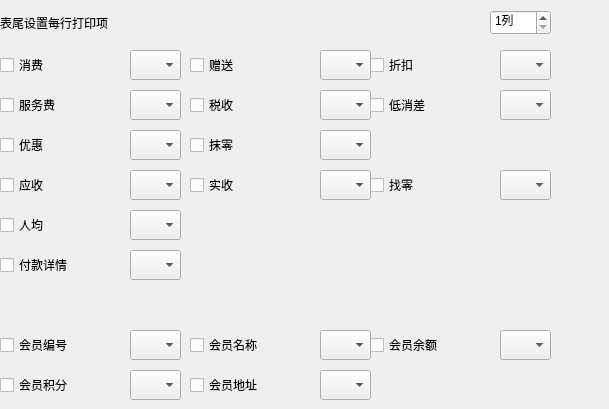
            <widget class="QWidget" name="page_3">
             <widget class="lds_checkbox_wrap" name="bp_fmt_pay_detail">
              <property name="geometry">
               <rect>
                <x>0</x>
                <y>250</y>
                <width>130</width>
                <height>30</height>
               </rect>
              </property>
              <property name="text">
               <string>付款详情</string>
              </property>
             </widget>
             <widget class="QSpinBox" name="bp_fmt_offcols">
              <property name="geometry">
               <rect>
                <x>490</x>
                <y>10</y>
                <width>61</width>
                <height>25</height>
               </rect>
              </property>
              <property name="suffix">
               <string>列</string>
              </property>
              <property name="minimum">
               <number>1</number>
              </property>
              <property name="maximum">
               <number>3</number>
              </property>
             </widget>
             <widget class="QLabel" name="label_141">
              <property name="geometry">
               <rect>
                <x>0</x>
                <y>10</y>
                <width>400</width>
                <height>25</height>
               </rect>
              </property>
              <property name="text">
               <string>表尾设置每行打印项</string>
              </property>
             </widget>
             <widget class="lds_checkbox_wrap" name="bp_fmt_cost">
              <property name="geometry">
               <rect>
                <x>0</x>
                <y>50</y>
                <width>130</width>
                <height>30</height>
               </rect>
              </property>
              <property name="text">
               <string>消费</string>
              </property>
             </widget>
             <widget class="lds_ComboBox" name="bp_fmt_cost_len">
              <property name="geometry">
               <rect>
                <x>130</x>
                <y>50</y>
                <width>51</width>
                <height>30</height>
               </rect>
              </property>
              <property name="text" stdset="0">
               <string>00</string>
              </property>
             </widget>
             <widget class="lds_checkbox_wrap" name="bp_fmt_discount">
              <property name="geometry">
               <rect>
                <x>370</x>
                <y>50</y>
                <width>120</width>
                <height>30</height>
               </rect>
              </property>
              <property name="text">
               <string>折扣</string>
              </property>
             </widget>
             <widget class="lds_ComboBox" name="bp_fmt_discount_len">
              <property name="geometry">
               <rect>
                <x>500</x>
                <y>50</y>
                <width>51</width>
                <height>30</height>
               </rect>
              </property>
              <property name="text" stdset="0">
               <string>00</string>
              </property>
             </widget>
             <widget class="lds_checkbox_wrap" name="bp_fmt_present">
              <property name="geometry">
               <rect>
                <x>190</x>
                <y>50</y>
                <width>120</width>
                <height>30</height>
               </rect>
              </property>
              <property name="text">
               <string>赠送</string>
              </property>
             </widget>
             <widget class="lds_ComboBox" name="bp_fmt_present_len">
              <property name="geometry">
               <rect>
                <x>320</x>
                <y>50</y>
                <width>51</width>
                <height>30</height>
               </rect>
              </property>
              <property name="text" stdset="0">
               <string>00</string>
              </property>
             </widget>
             <widget class="lds_checkbox_wrap" name="bp_fmt_service">
              <property name="geometry">
               <rect>
                <x>0</x>
                <y>90</y>
                <width>130</width>
                <height>30</height>
               </rect>
              </property>
              <property name="text">
               <string>服务费</string>
              </property>
             </widget>
             <widget class="lds_ComboBox" name="bp_fmt_service_len">
              <property name="geometry">
               <rect>
                <x>130</x>
                <y>90</y>
                <width>51</width>
                <height>30</height>
               </rect>
              </property>
              <property name="text" stdset="0">
               <string>00</string>
              </property>
             </widget>
             <widget class="lds_checkbox_wrap" name="bp_fmt_tax">
              <property name="geometry">
               <rect>
                <x>190</x>
                <y>90</y>
                <width>120</width>
                <height>30</height>
               </rect>
              </property>
              <property name="text">
               <string>税收</string>
              </property>
             </widget>
             <widget class="lds_ComboBox" name="bp_fmt_tax_len">
              <property name="geometry">
               <rect>
                <x>320</x>
                <y>90</y>
                <width>51</width>
                <height>30</height>
               </rect>
              </property>
              <property name="text" stdset="0">
               <string>00</string>
              </property>
             </widget>
             <widget class="lds_checkbox_wrap" name="bp_fmt_lowcost">
              <property name="geometry">
               <rect>
                <x>370</x>
                <y>90</y>
                <width>130</width>
                <height>30</height>
               </rect>
              </property>
              <property name="text">
               <string>低消差</string>
              </property>
             </widget>
             <widget class="lds_ComboBox" name="bp_fmt_lowcost_len">
              <property name="geometry">
               <rect>
                <x>500</x>
                <y>90</y>
                <width>51</width>
                <height>30</height>
               </rect>
              </property>
              <property name="text" stdset="0">
               <string>00</string>
              </property>
             </widget>
             <widget class="lds_ComboBox" name="bp_fmt_blotout_len">
              <property name="geometry">
               <rect>
                <x>320</x>
                <y>130</y>
                <width>51</width>
                <height>30</height>
               </rect>
              </property>
              <property name="text" stdset="0">
               <string>00</string>
              </property>
             </widget>
             <widget class="lds_checkbox_wrap" name="bp_fmt_blotout">
              <property name="geometry">
               <rect>
                <x>190</x>
                <y>130</y>
                <width>120</width>
                <height>30</height>
               </rect>
              </property>
              <property name="text">
               <string>抹零</string>
              </property>
             </widget>
             <widget class="lds_checkbox_wrap" name="bp_fmt_receive">
              <property name="geometry">
               <rect>
                <x>0</x>
                <y>170</y>
                <width>130</width>
                <height>30</height>
               </rect>
              </property>
              <property name="text">
               <string>应收</string>
              </property>
             </widget>
             <widget class="lds_checkbox_wrap" name="bp_fmt_cash">
              <property name="geometry">
               <rect>
                <x>190</x>
                <y>170</y>
                <width>120</width>
                <height>30</height>
               </rect>
              </property>
              <property name="text">
               <string>实收</string>
              </property>
             </widget>
             <widget class="lds_checkbox_wrap" name="bp_fmt_change">
              <property name="geometry">
               <rect>
                <x>370</x>
                <y>170</y>
                <width>120</width>
                <height>30</height>
               </rect>
              </property>
              <property name="text">
               <string>找零</string>
              </property>
             </widget>
             <widget class="lds_checkbox_wrap" name="bp_fmt_avg">
              <property name="geometry">
               <rect>
                <x>0</x>
                <y>210</y>
                <width>130</width>
                <height>30</height>
               </rect>
              </property>
              <property name="text">
               <string>人均</string>
              </property>
             </widget>
             <widget class="lds_ComboBox" name="bp_fmt_receive_len">
              <property name="geometry">
               <rect>
                <x>130</x>
                <y>170</y>
                <width>51</width>
                <height>30</height>
               </rect>
              </property>
              <property name="text" stdset="0">
               <string>00</string>
              </property>
             </widget>
             <widget class="lds_ComboBox" name="bp_fmt_cash_len">
              <property name="geometry">
               <rect>
                <x>320</x>
                <y>170</y>
                <width>51</width>
                <height>30</height>
               </rect>
              </property>
              <property name="text" stdset="0">
               <string>00</string>
              </property>
             </widget>
             <widget class="lds_ComboBox" name="bp_fmt_pay_detail_len">
              <property name="geometry">
               <rect>
                <x>130</x>
                <y>250</y>
                <width>51</width>
                <height>30</height>
               </rect>
              </property>
              <property name="text" stdset="0">
               <string>00</string>
              </property>
             </widget>
             <widget class="lds_ComboBox" name="bp_fmt_avg_len">
              <property name="geometry">
               <rect>
                <x>130</x>
                <y>210</y>
                <width>51</width>
                <height>30</height>
               </rect>
              </property>
              <property name="text" stdset="0">
               <string>00</string>
              </property>
             </widget>
             <widget class="lds_ComboBox" name="bp_fmt_change_len">
              <property name="geometry">
               <rect>
                <x>500</x>
                <y>170</y>
                <width>51</width>
                <height>30</height>
               </rect>
              </property>
              <property name="text" stdset="0">
               <string>00</string>
              </property>
             </widget>
             <widget class="QLabel" name="label_div">
              <property name="geometry">
               <rect>
                <x>0</x>
                <y>165</y>
                <width>600</width>
                <height>2</height>
               </rect>
              </property>
              <property name="text">
               <string/>
              </property>
              <property name="outer_stylesheet" stdset="0">
               <string>label_div</string>
              </property>
             </widget>
             <widget class="QLabel" name="label_div_2">
              <property name="geometry">
               <rect>
                <x>0</x>
                <y>245</y>
                <width>600</width>
                <height>2</height>
               </rect>
              </property>
              <property name="text">
               <string/>
              </property>
              <property name="outer_stylesheet" stdset="0">
               <string>label_div</string>
              </property>
             </widget>
             <widget class="lds_ComboBox" name="bp_fmt_free_len">
              <property name="geometry">
               <rect>
                <x>130</x>
                <y>130</y>
                <width>51</width>
                <height>30</height>
               </rect>
              </property>
              <property name="text" stdset="0">
               <string>00</string>
              </property>
             </widget>
             <widget class="lds_checkbox_wrap" name="bp_fmt_free">
              <property name="geometry">
               <rect>
                <x>0</x>
                <y>130</y>
                <width>130</width>
                <height>30</height>
               </rect>
              </property>
              <property name="text">
               <string>优惠</string>
              </property>
             </widget>
             <widget class="lds_checkbox_wrap" name="bp_fmt_m_no">
              <property name="geometry">
               <rect>
                <x>0</x>
                <y>330</y>
                <width>130</width>
                <height>30</height>
               </rect>
              </property>
              <property name="text">
               <string>会员编号</string>
              </property>
             </widget>
             <widget class="lds_ComboBox" name="bp_fmt_m_no_len">
              <property name="geometry">
               <rect>
                <x>130</x>
                <y>330</y>
                <width>51</width>
                <height>30</height>
               </rect>
              </property>
              <property name="text" stdset="0">
               <string>00</string>
              </property>
             </widget>
             <widget class="lds_ComboBox" name="bp_fmt_m_amount_len">
              <property name="geometry">
               <rect>
                <x>500</x>
                <y>330</y>
                <width>51</width>
                <height>30</height>
               </rect>
              </property>
              <property name="text" stdset="0">
               <string>00</string>
              </property>
             </widget>
             <widget class="lds_checkbox_wrap" name="bp_fmt_m_amount">
              <property name="geometry">
               <rect>
                <x>370</x>
                <y>330</y>
                <width>120</width>
                <height>30</height>
               </rect>
              </property>
              <property name="text">
               <string>会员余额</string>
              </property>
             </widget>
             <widget class="lds_checkbox_wrap" name="bp_fmt_m_name">
              <property name="geometry">
               <rect>
                <x>190</x>
                <y>330</y>
                <width>120</width>
                <height>30</height>
               </rect>
              </property>
              <property name="text">
               <string>会员名称</string>
              </property>
             </widget>
             <widget class="lds_ComboBox" name="bp_fmt_m_name_len">
              <property name="geometry">
               <rect>
                <x>320</x>
                <y>330</y>
                <width>51</width>
                <height>30</height>
               </rect>
              </property>
              <property name="text" stdset="0">
               <string>00</string>
              </property>
             </widget>
             <widget class="lds_ComboBox" name="bp_fmt_m_adress_len">
              <property name="geometry">
               <rect>
                <x>320</x>
                <y>370</y>
                <width>51</width>
                <height>30</height>
               </rect>
              </property>
              <property name="text" stdset="0">
               <string>00</string>
              </property>
             </widget>
             <widget class="lds_ComboBox" name="bp_fmt_m_point_len">
              <property name="geometry">
               <rect>
                <x>130</x>
                <y>370</y>
                <width>51</width>
                <height>30</height>
               </rect>
              </property>
              <property name="text" stdset="0">
               <string>00</string>
              </property>
             </widget>
             <widget class="lds_checkbox_wrap" name="bp_fmt_m_adress">
              <property name="geometry">
               <rect>
                <x>190</x>
                <y>370</y>
                <width>120</width>
                <height>30</height>
               </rect>
              </property>
              <property name="text">
               <string>会员地址</string>
              </property>
             </widget>
             <widget class="lds_checkbox_wrap" name="bp_fmt_m_point">
              <property name="geometry">
               <rect>
                <x>0</x>
                <y>370</y>
                <width>130</width>
                <height>30</height>
               </rect>
              </property>
              <property name="text">
               <string>会员积分</string>
              </property>
             </widget>
             <widget class="QLabel" name="label_div_3">
              <property name="geometry">
               <rect>
                <x>0</x>
                <y>325</y>
                <width>600</width>
                <height>2</height>
               </rect>
              </property>
              <property name="text">
               <string/>
              </property>
              <property name="outer_stylesheet" stdset="0">
               <string>label_div</string>
              </property>
             </widget>
            </widget>
